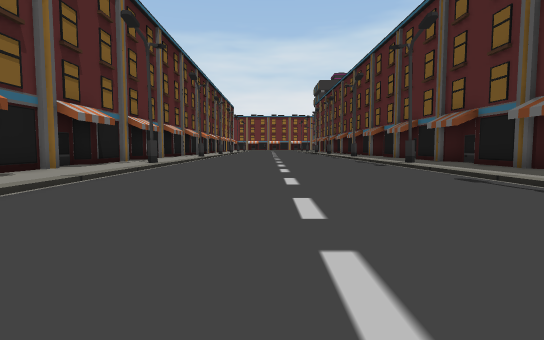
View 1 (above)

16 first-person views from a walk through a scene from a Unity 3-D project. The camera is 1.2 m above the floor, tilts 4° down and sees 80° across. The floor is counted in squares, 2 m on a side. Each view is taken from the middle of a square. On the plan, view 1 faces up. The plan holds only what a view shows up to about 10 squares ahead; the rest is blank. The place goes on beyond the plan.

View 2
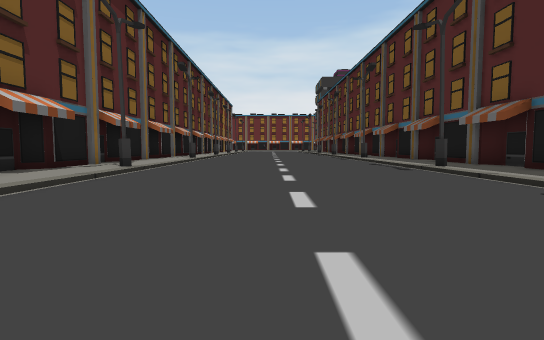

View 3
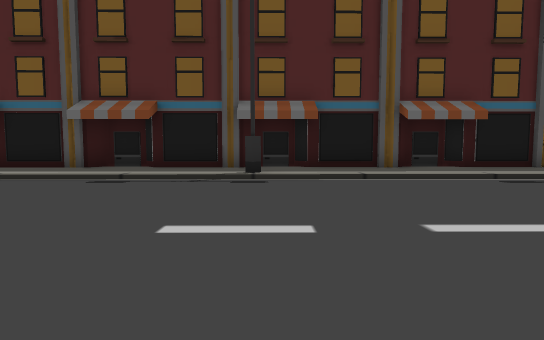

View 4
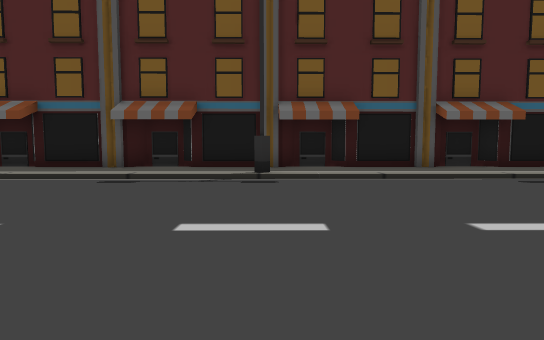

View 5
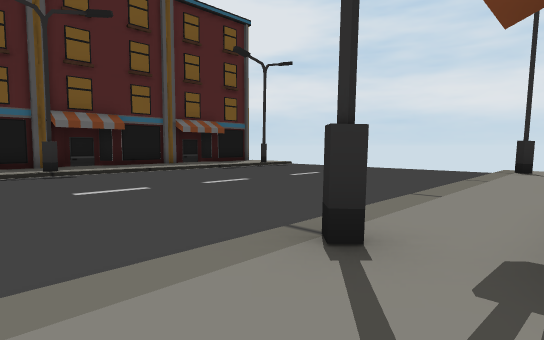

View 6
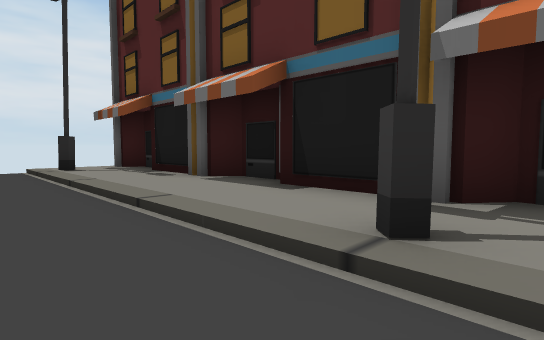

View 7
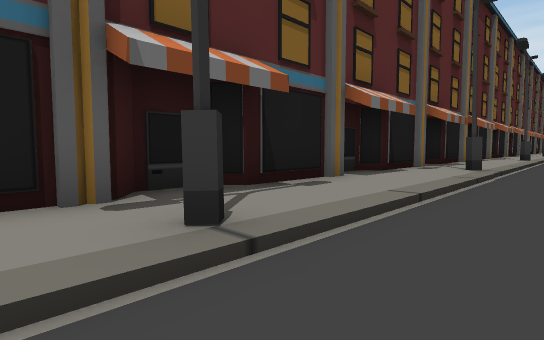

View 8
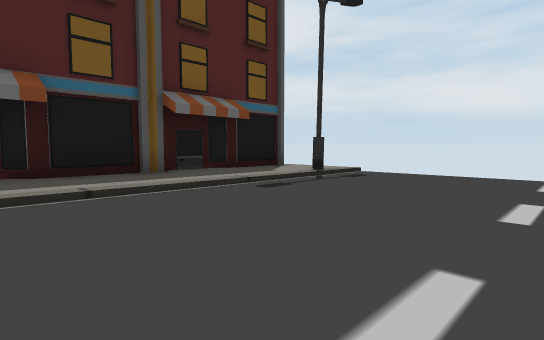

View 9
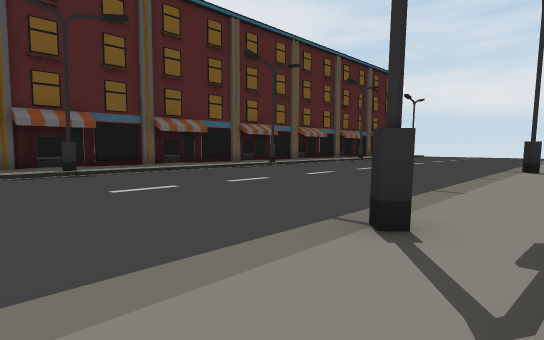

View 10
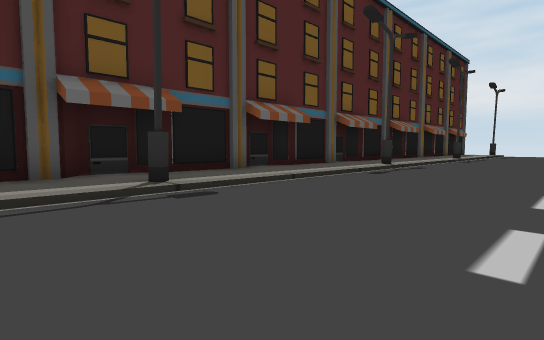

View 11
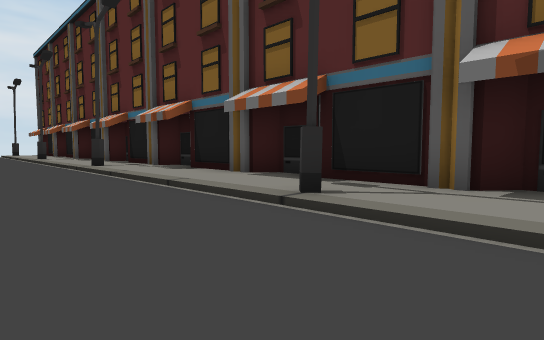

View 12
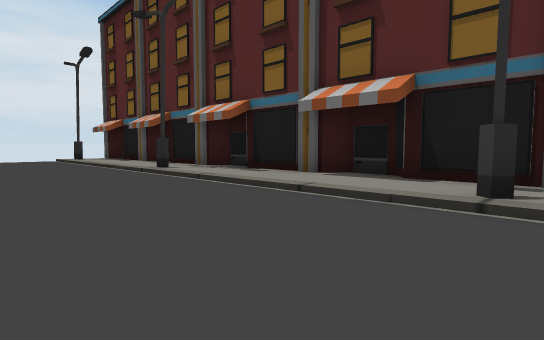

View 13
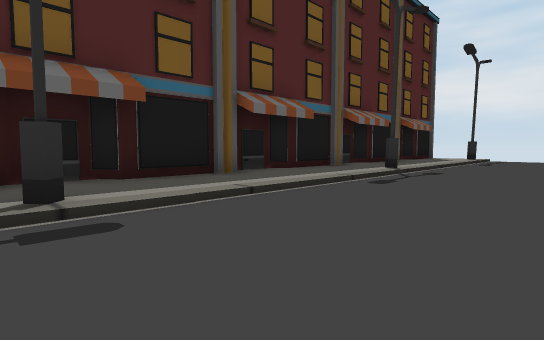

View 14
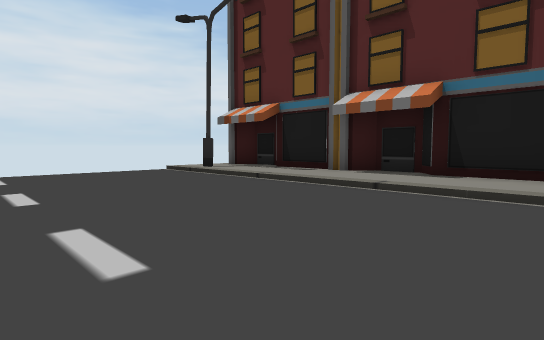

View 15
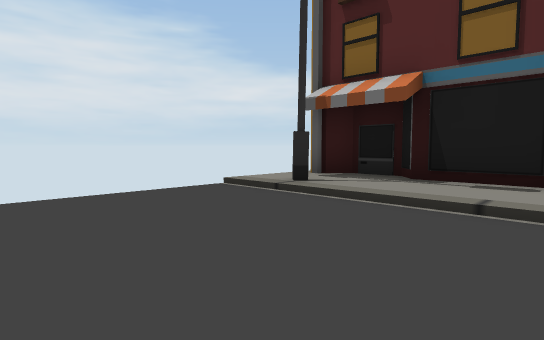

View 16
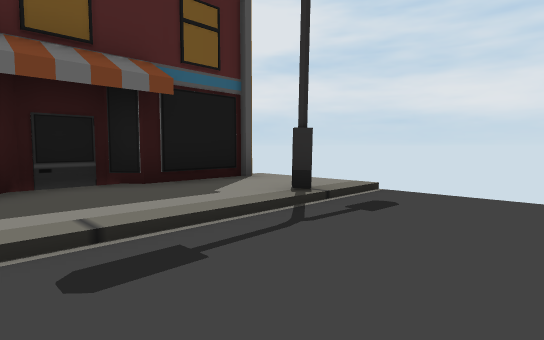

### Floor plan
Key: @ floor where view 1 was taken; # wall or solid block; x gap in a wall; . main floor; : floor 0.25 m higher than the main floor; / step, stairs or slope.
Columns run from 6 left of view 1 to 7 right of it. Each row starts with its distance up from view 1.
 13 #::.......//
 12 #::......./:/#
 11 #:#......./#:#
 10 #::......./::#
  9 #::......./::#
  8 #::......./::#
  7 #::......./::#
  6 #::......./::#
  5 #::......./::#
  4 #::......./::#
  3 #:#......./#:#
  2 #::......./::#
  1 #::......./::#
  0 #::...@.../::#
 -1 #::......./::#
 -2 #::......./::#
 -3 #::......./::#
 -4 #:#......./#:#
 -5 #::......./::#
 -6 #::......./::#
 -7 #::......./::#
 -8 #::......./::#
 -9 #::......./::#
-10 #::......./::#
-11 #:#......./#:#
-12 ##:......./::x

Positions as (right, up) in squares from view 1, and headings:
1: (0, 0), facing up
2: (0, 2), facing up
3: (-2, 3), facing right
4: (-2, -4), facing right
5: (-5, -2), facing down-right
6: (-2, -3), facing down-left
7: (-2, -5), facing up-left
8: (0, -5), facing down-right
9: (-5, 13), facing down-right
10: (0, 13), facing down-right
11: (-1, 13), facing down-left
12: (0, 4), facing down-left
13: (1, 4), facing down-right
14: (1, -4), facing down-left
15: (0, -8), facing down-left
16: (2, -8), facing down-right
